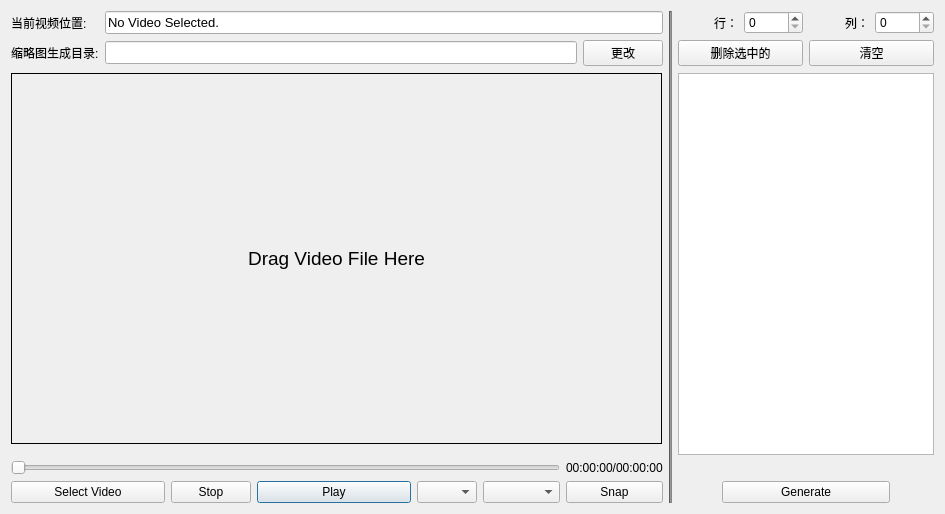
<?xml version="1.0" encoding="UTF-8"?>
<ui version="4.0">
 <class>ThumbnailsDialog</class>
 <widget class="QDialog" name="ThumbnailsDialog">
  <property name="geometry">
   <rect>
    <x>0</x>
    <y>0</y>
    <width>945</width>
    <height>514</height>
   </rect>
  </property>
  <property name="windowTitle">
   <string>Thumbnails Dialog</string>
  </property>
  <layout class="QGridLayout" name="gridLayout_3">
   <item row="1" column="0">
    <layout class="QGridLayout" name="left_gridLayout">
     <item row="2" column="6">
      <widget class="QComboBox" name="play_spd_comboBox">
       <property name="maximumSize">
        <size>
         <width>80</width>
         <height>16777215</height>
        </size>
       </property>
      </widget>
     </item>
     <item row="2" column="3" colspan="2">
      <widget class="QPushButton" name="playpause_pushButton">
       <property name="text">
        <string>Play</string>
       </property>
      </widget>
     </item>
     <item row="2" column="2">
      <widget class="QPushButton" name="stop_pushButton">
       <property name="text">
        <string>Stop</string>
       </property>
      </widget>
     </item>
     <item row="2" column="0" colspan="2">
      <widget class="QPushButton" name="select_pushButton">
       <property name="text">
        <string>Select Video</string>
       </property>
      </widget>
     </item>
     <item row="1" column="7">
      <widget class="QLabel" name="time_label">
       <property name="text">
        <string>00:00:00/00:00:00</string>
       </property>
      </widget>
     </item>
     <item row="1" column="0" colspan="7">
      <widget class="QSlider" name="progress_horizontalSlider">
       <property name="orientation">
        <enum>Qt::Horizontal</enum>
       </property>
      </widget>
     </item>
     <item row="2" column="7">
      <widget class="QPushButton" name="snap_pushButton">
       <property name="text">
        <string>Snap</string>
       </property>
      </widget>
     </item>
     <item row="0" column="0" colspan="8">
      <widget class="QWidget" name="widget" native="true">
       <widget class="QLabel" name="video_label">
        <property name="geometry">
         <rect>
          <x>0</x>
          <y>0</y>
          <width>651</width>
          <height>371</height>
         </rect>
        </property>
        <property name="font">
         <font>
          <pointsize>14</pointsize>
          <bold>false</bold>
         </font>
        </property>
        <property name="styleSheet">
         <string notr="true">border: 1px solid black</string>
        </property>
        <property name="text">
         <string>Drag Video File Here</string>
        </property>
        <property name="alignment">
         <set>Qt::AlignCenter</set>
        </property>
       </widget>
      </widget>
     </item>
     <item row="2" column="5">
      <widget class="QComboBox" name="volume_comboBox">
       <property name="maximumSize">
        <size>
         <width>60</width>
         <height>16777215</height>
        </size>
       </property>
      </widget>
     </item>
    </layout>
   </item>
   <item row="0" column="1" rowspan="2">
    <widget class="Line" name="separator_line">
     <property name="styleSheet">
      <string notr="true">background-color: rgb(134, 134, 134);</string>
     </property>
     <property name="orientation">
      <enum>Qt::Vertical</enum>
     </property>
    </widget>
   </item>
   <item row="1" column="2">
    <layout class="QGridLayout" name="right_gridLayout">
     <item row="2" column="0" colspan="6">
      <widget class="QLabel" name="thumbs_process_label">
       <property name="text">
        <string/>
       </property>
      </widget>
     </item>
     <item row="3" column="1" colspan="4">
      <widget class="QPushButton" name="get_thumbs_pushButton">
       <property name="text">
        <string>Generate</string>
       </property>
      </widget>
     </item>
     <item row="1" column="0" colspan="6">
      <widget class="QListView" name="thumbs_listView"/>
     </item>
    </layout>
   </item>
   <item row="0" column="0">
    <layout class="QGridLayout" name="topleft_gridLayout">
     <item row="1" column="0">
      <widget class="QLabel" name="display_label_2">
       <property name="text">
        <string>缩略图生成目录:</string>
       </property>
      </widget>
     </item>
     <item row="0" column="0">
      <widget class="QLabel" name="display_label_1">
       <property name="text">
        <string>当前视频位置:</string>
       </property>
      </widget>
     </item>
     <item row="2" column="1">
      <spacer name="horizontalSpacer">
       <property name="orientation">
        <enum>Qt::Horizontal</enum>
       </property>
       <property name="sizeHint" stdset="0">
        <size>
         <width>40</width>
         <height>1</height>
        </size>
       </property>
      </spacer>
     </item>
     <item row="1" column="2">
      <widget class="QPushButton" name="change_dir_pushButton">
       <property name="text">
        <string>更改</string>
       </property>
      </widget>
     </item>
     <item row="0" column="1" colspan="2">
      <widget class="QLineEdit" name="current_video_lineEdit">
       <property name="font">
        <font>
         <pointsize>10</pointsize>
        </font>
       </property>
       <property name="text">
        <string>No Video Selected.</string>
       </property>
      </widget>
     </item>
     <item row="1" column="1">
      <widget class="QLineEdit" name="thumbs_dir_lineEdit">
       <property name="font">
        <font>
         <pointsize>10</pointsize>
        </font>
       </property>
      </widget>
     </item>
    </layout>
   </item>
   <item row="0" column="2">
    <layout class="QGridLayout" name="topright_gridLayout">
     <item row="1" column="3">
      <widget class="QSpinBox" name="column_spinBox"/>
     </item>
     <item row="2" column="0" colspan="2">
      <widget class="QPushButton" name="del_thumb_pushButton">
       <property name="text">
        <string>删除选中的</string>
       </property>
      </widget>
     </item>
     <item row="2" column="2" colspan="2">
      <widget class="QPushButton" name="clear_thumbs_pushButton">
       <property name="text">
        <string>清空</string>
       </property>
      </widget>
     </item>
     <item row="1" column="2">
      <widget class="QLabel" name="display_label_4">
       <property name="text">
        <string>列：</string>
       </property>
       <property name="alignment">
        <set>Qt::AlignRight|Qt::AlignTrailing|Qt::AlignVCenter</set>
       </property>
      </widget>
     </item>
     <item row="1" column="0">
      <widget class="QLabel" name="display_label_3">
       <property name="text">
        <string>行：</string>
       </property>
       <property name="alignment">
        <set>Qt::AlignRight|Qt::AlignTrailing|Qt::AlignVCenter</set>
       </property>
      </widget>
     </item>
     <item row="1" column="1">
      <widget class="QSpinBox" name="row_spinBox"/>
     </item>
    </layout>
   </item>
  </layout>
 </widget>
 <resources/>
 <connections/>
</ui>
